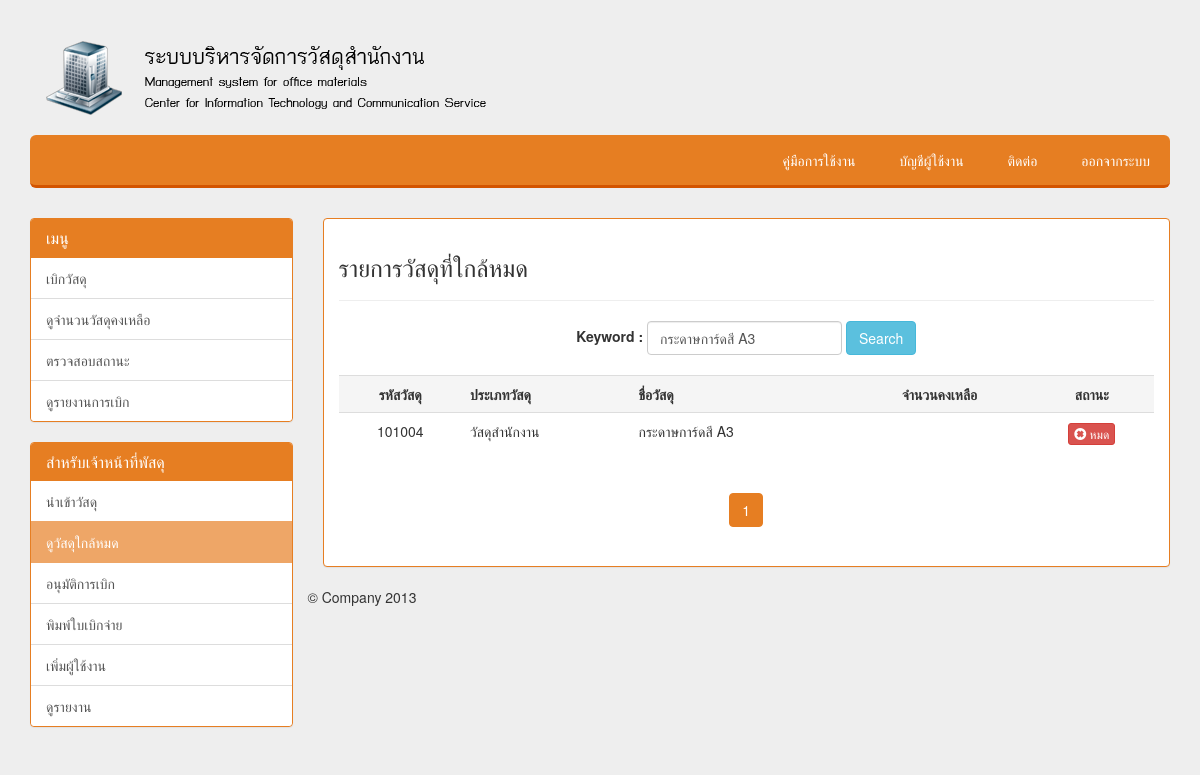
The page /closeout.php?keyword=กระดาษการ์ดสี A3 (signed in) on the database as committed earlier.
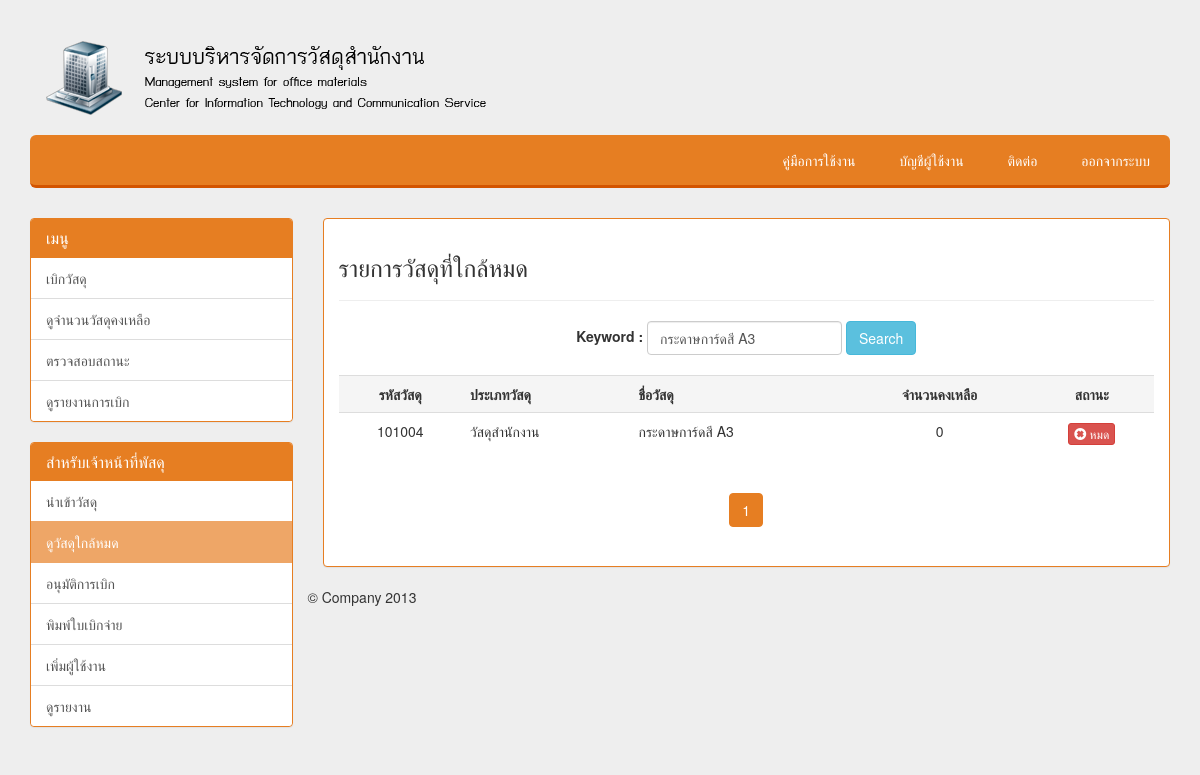
The same page on the database as committed later.
### tables this page shows
CREATE TABLE `category` (
  `c_id` int(3) NOT NULL,
  `c_name` varchar(30) NOT NULL,
  `c_materialid` int(6) NOT NULL,
  `c_materialname` varchar(150) NOT NULL,
  `c_price` double NOT NULL,
  `c_number` int(6) NOT NULL
);

### closeout.php (the view, shortened to what this page needs)
<!DOCTYPE html>
<html>
<head>
  <link href="src/css/main.css" rel="stylesheet">
    <link href="src/css/bootstrap.css" rel="stylesheet">
    <link href="src/signin.css" rel="stylesheet">
    <link href="src/justified-nav.css" rel="stylesheet">
</head>
<body>
<br>
<div class="container">
<? require "menu.php"; ?>
 <div class="col-xs-11 col-sm-9" >
            <div id="tracking" class="panel panel-carot">
              <div class="panel-body">
                  <h3>รายการวัสดุที่ใกล้หมด</h3>
                   <hr>
                   <center>
                   <form class="form-inline" role="form" name="frmSearch" method="get" action="<?=$_SERVER['SCRIPT_NAME'];?>">
							<div class="form-group">
							    <label class="control-label" >Keyword : </label>
							</div>
							<div class="form-group">
							    <input name="keyword" class="form-control" type="text" id="keyword" value="<?=$_GET["keyword"];?>">
							</div>
						<input type="submit" class="btn btn-info" value="Search">
				   </form>
				</center><br>
					<?
					if($_GET["keyword"] != "")
						{
						$strSQL = "SELECT * FROM category WHERE (c_materialname LIKE '%".$_GET["keyword"]."%' or c_materialid LIKE '%".$_GET["keyword"]."%')";
						$objQuery = mysql_query($strSQL) or die ("Error Query [".$strSQL."]");
						$Num_Rows = mysql_num_rows($objQuery);
						$Per_Page = 10;
						$Page = $_GET["Page"];
						if(!$_GET["Page"])
						{
							$Page=1;
						}
						$Page_Start = (($Per_Page*$Page)-$Per_Page);
						if($Num_Rows<=$Per_Page)
						{
							$Num_Pages =1;
						}
						$strSQL .=" order  by c_name ASC LIMIT $Page_Start , $Per_Page";
						$objQuery  = mysql_query($strSQL);
						?>
						<table class="table">
						  <tr>
							<th class="active"> <div align="center">รหัสวัสดุ </div></th>
							<th class="active">ประเภทวัสดุ </div></th>
							<th class="active">ชื่อวัสดุ </div></th>
							<th class="active"> <div align="center">จำนวนคงเหลือ </div></th>
							<th class="active"> <div align="center">สถานะ </div></th>
						<?
						while($objResult = mysql_fetch_array($objQuery))
						{
						?>
						  <tr>
							<td><div align="center"><?=$objResult["c_materialid"];?></div></td>
							<td><?=$objResult["c_name"];?></div></td>
							<td><?=$objResult["c_materialname"];?></td>
							<td><div align="center"><?=$objResult["c_number"];?></td>
							<td><div align="center">
							<?
							if($objResult["c_number"] < 10 and  $objResult["c_number"] > 0){
								echo '<button type="button"class="btn btn-warning btn-xs mybtn">
                                <span class="glyphicon glyphicon-warning-sign"></span> '.ใกล้จะหมด.'
                        </button>';
							}
							elseif($objResult["c_number"] == 0 ){
								echo '<button type="button"class="btn btn-danger btn-xs mybtn">
                                <span class="glyphicon glyphicon-remove-sign"></span> '.หมด.'
                        </button>';
							}
							else{
								echo '<button type="button"class="btn btn-success btn-xs mybtn">
                                <span class="glyphicon glyphicon-ok-sign"></span> '.ปกติ.'
                        </button>';
							}
							?>
							</td>
						<?
						}
						?>
						<center>
						<?
						echo '<ul class="pagination">';
						for($i=1; $i<=$Num_Pages; $i++){
							if($i != $Page)
							{
								echo "<li><a href='$_SERVER[SCRIPT_NAME]?Page=$i&keyword=$_GET[keyword]'>$i</a></li>";
							}
							else
							{
								echo "<li class='active'><a href=''>$i</a></li>";
							}
						}
						}
						?>
						</center>
              </div>
          </div>
<? require "footer.php"; ?>
</body>
</html>

Rows that differ between the two databases and show on the page:
removed category: c_materialid "101004", c_name "วัสดุสำนักงาน", c_materialname "กระดาษการ์ดสี A3"
added category: c_materialid "101004", c_name "วัสดุสำนักงาน", c_materialname "กระดาษการ์ดสี A3", c_number "0"
